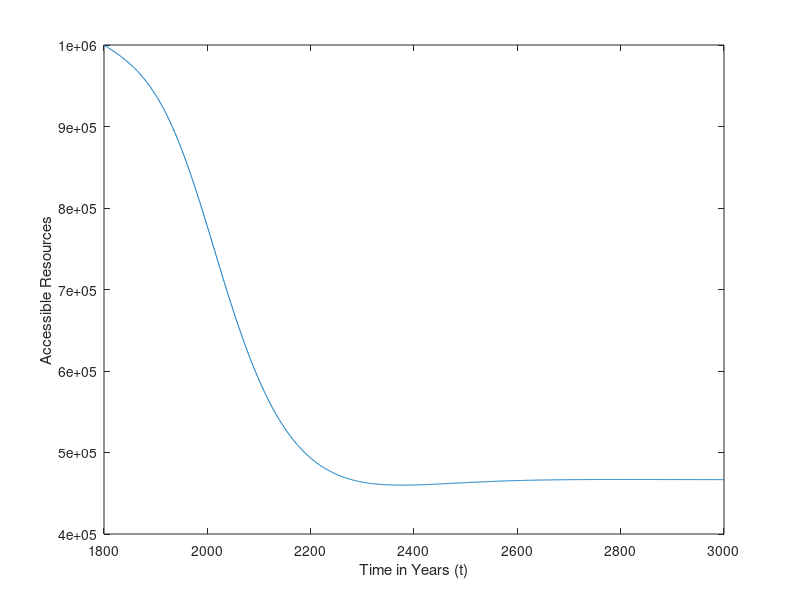
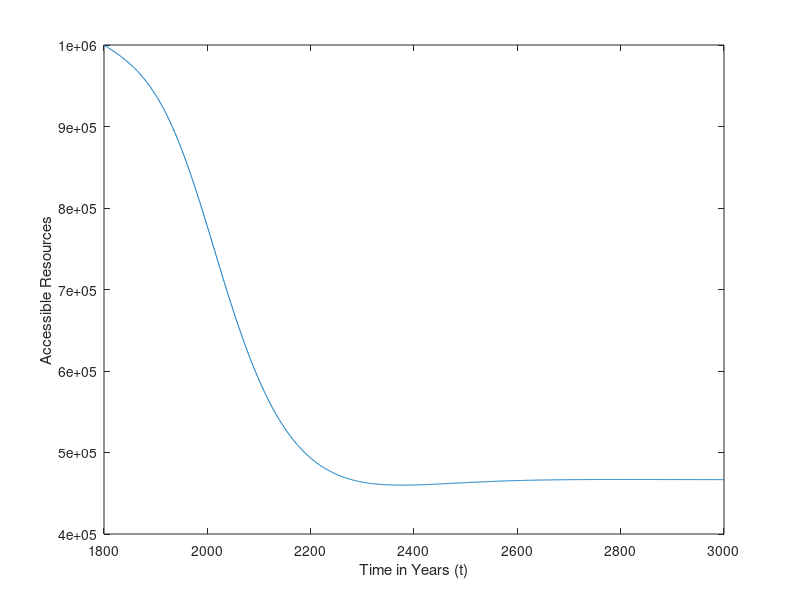
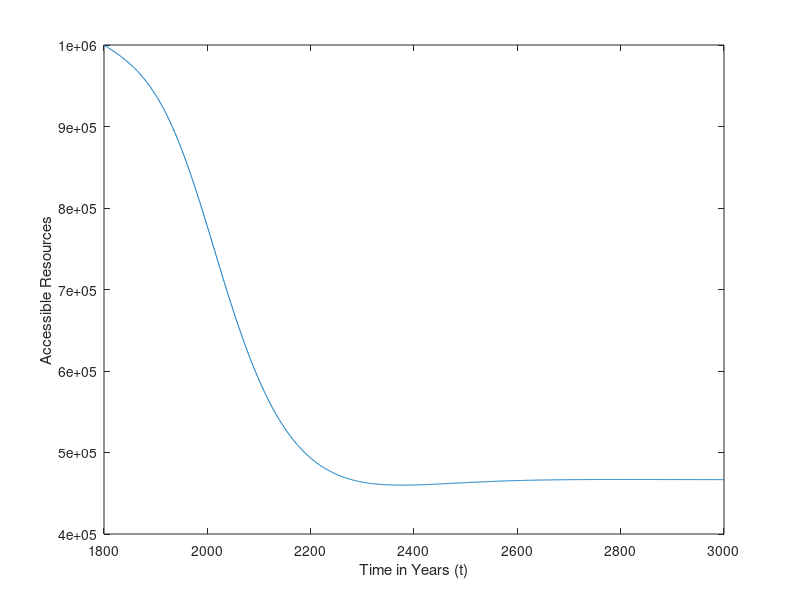
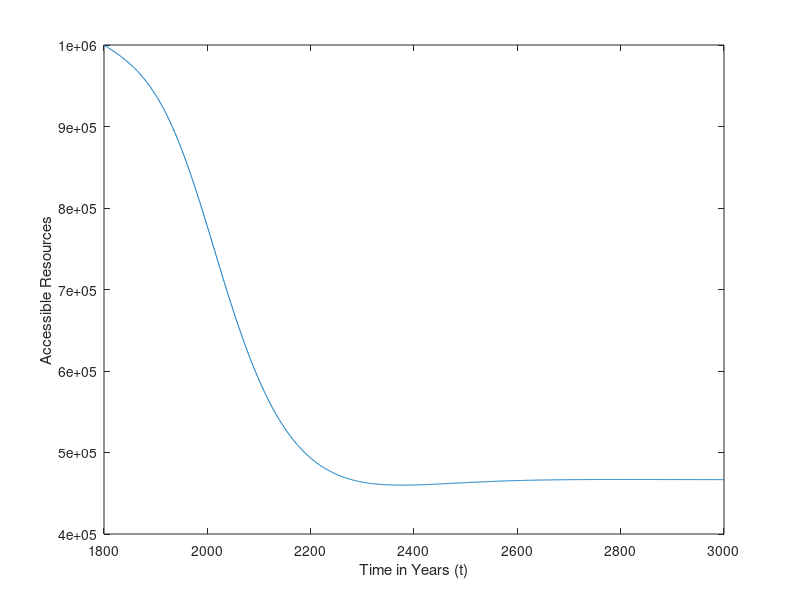

Recreate these plots in MATLAB, in order.
clear
a1 = 0.0177; % aP is the net growth rate of the population 0.0177
K1 = 1000000; % carrying capacity 1,000,000
c1 = 0.015; % growth rate of the resources 0.015
h1 = 0.008; % harvesting constant 0.008
B1 = 3.5; % controls the location of the mid-point of the sigmoid 3.5
y1 = 5; % controls how steep the curve is 5
a2 = 0.0177; % aP is the net growth rate of the population
K2 = 1000000; % carrying capacity
c2 = 0.015; % growth rate of the resources
h2 = 0.008; % harvesting constant
B2 = 3.5; % controls the location of the mid-point of the sigmoid
y2 = 5; % controls how steep the curve is
epsilon = 10^-4;

b1 = 0 ;
b2 = 0 ;

model = @(t,z) [a1*z(1)*(1-(z(1)/(z(2)+(b1*z(4))+epsilon))) ;
     (c1*z(2)*(1-(z(2)/K1)) - h1*z(1) - b2*h2*z(3));
     a2*z(3)*(1-(z(3)/(z(4)+(b2*z(2))+epsilon))) ;
     c2*z(4)*(1-(z(4)/K2)) - h2*z(3) - b1*h1*z(1)];
 
tstart = 1800;
tmax = 3000;
dt = 1;
t = tstart:dt:tmax;

y0 = [50000, K1, 50000, K2];
iters = 1;
y = zeros((tmax-tstart)*(1/dt)+1,4);
ytemp = zeros((tmax-tstart)*(1/dt)+1,4);
wins1 = 0;
wins2 = 0;
for i = 1:iters
    options = odeset('NonNegative',[1 2 3 4]);
    [t,y] = ode45(model,t,y0,options);
%     for j = 1:size(ytemp,1)
%         if ytemp(j,2) <= 0
%             if ytemp(j,4) <= 0
%                 break
%             end
%             wins1 = wins1 + 1;
%             break
%         elseif ytemp(j,4) <= 0
%             wins2 = wins2 + 1;
%             break
%         end 
%     end
end

% Calculates the stolen resources
S1 = 1./(1+exp(B1 - y1*abs(y(:,1))./abs(y(:,2))))*0;
S2 = 1./(1+exp(B2 - y2*abs(y(:,3))./abs(y(:,4))))*0;

% S1 = S1.*y(:,4);
% S2 = S2.*y(:,2);


figure('name','Pop 1 nonGlobalized')
plot(t,y(:,1))
%title('Population of Civilization 1 - nonGlobalized')
ylabel('Population (P)')
xlabel('Time in Years (t)')
% axis tight
figure('name','Resources 1 nonGlobalized')
plot(t,y(:,2),'Color',[0,0,1],'DisplayName','finalciv 1')
%title('Resources in Patch 1 - nonGlobalized')
ylabel('Accessible Resources (R)')
xlabel('Time in Years (t)')
% axis tight
figure('name','Stolen 1 nonGlobalized')
plot(t,S1)
%title('Percentage of Harvest Stolen by Civilization 1 - nonGlobalized')
ylabel('Percentage of Harvest Stolen')
xlabel('Time in Years (t)')
% axis tight
figure('name','Pop 2 nonGlobalized')
plot(t,y(:,3))
%title('Population of Civilization 2 - nonGlobalized')
ylabel('Population (P)')
xlabel('Time in Years (t)')
% axis tight
figure('name','Resources 2 nonGlobalized')
plot(t,y(:,4),'Color',[0,0,1],'DisplayName','finalciv 1')
%title('Resources in Patch 2 - nonGlobalized')
ylabel('Accessible Resources (R)')
xlabel('Time in Years (t)')
% axis tight
figure('name','Stolen 2 nonGlobalized')
plot(t,S2)
%title('Percentage of Harvest Stolen by Civilization 2 - nonGlobalized')
xlabel('Time in Years (t)')
ylabel('Percentage of Harvest Stolen')
% axis tight
% diff2 = zeros(size(y,1),1);
% for i = 2:size(y,1)
%     diff2(i) = y(i,3) - y(i-1,3);
% end
% figure()
% plot(t,diff2);
% title('difference of 2nd population')
% diff1 = zeros(size(y,1),1);
% for i = 2:size(y,1)
%     diff1(i) = y(i,1) - y(i-1,1);
% end
% figure()
% plot(t,diff1);
% title('difference of 1st population')

% TR is the total resources available to each civ (i.e. resources
% in their patch as well as resources they are stealing)
TR1 = S1.*y(:,4)+y(:,2);
TR2 = S2.*y(:,2)+y(:,4);
figure('name','Total Resources 1 Not Globalized')
plot(t,TR1)
%title('Total Resources Consumed by Civilization 1 - Non-Globalized')
xlabel('Time in Years (t)')
ylabel('Accessible Resources')
figure('name','Total Resources 2 Not Globalized')
plot(t,TR2)
%title('Total Resources Consumed by Civilization 2 - Not Globalized')
xlabel('Time in Years (t)')
ylabel('Accessible Resources')

% calculates derivative
% d = zeros(size(y,1),4);
% for i = 1:size(y,1)
%     d(i,1:4) = model(t(i),[y(i,1),y(i,2),y(i,3),y(i,4)]);
% end
% figure()
% plot(t,d(:,1));
% title('derivative of pop1')
% figure()
% plot(t,d(:,3));
% title('derivative of pop2')
% figure()
% plot(t,d(:,2));
% title('derivative of res1')
% figure()
% plot(t,d(:,4));
% title('derivative of res2')
h = get(0,'children');

for i=1:size(h,1)
    saveas(h(i),['/Users/zgmdocks/Documents/Coupled EWS/Population Collapse/Graphs/ModelResults/Not Globalized/',get(h(i),'Name'),'.fig'])
    saveas(h(i),['/Users/zgmdocks/Documents/Coupled EWS/Population Collapse/Graphs/ModelResults/Not Globalized/',get(h(i),'Name'),'.eps'],'epsc')
end